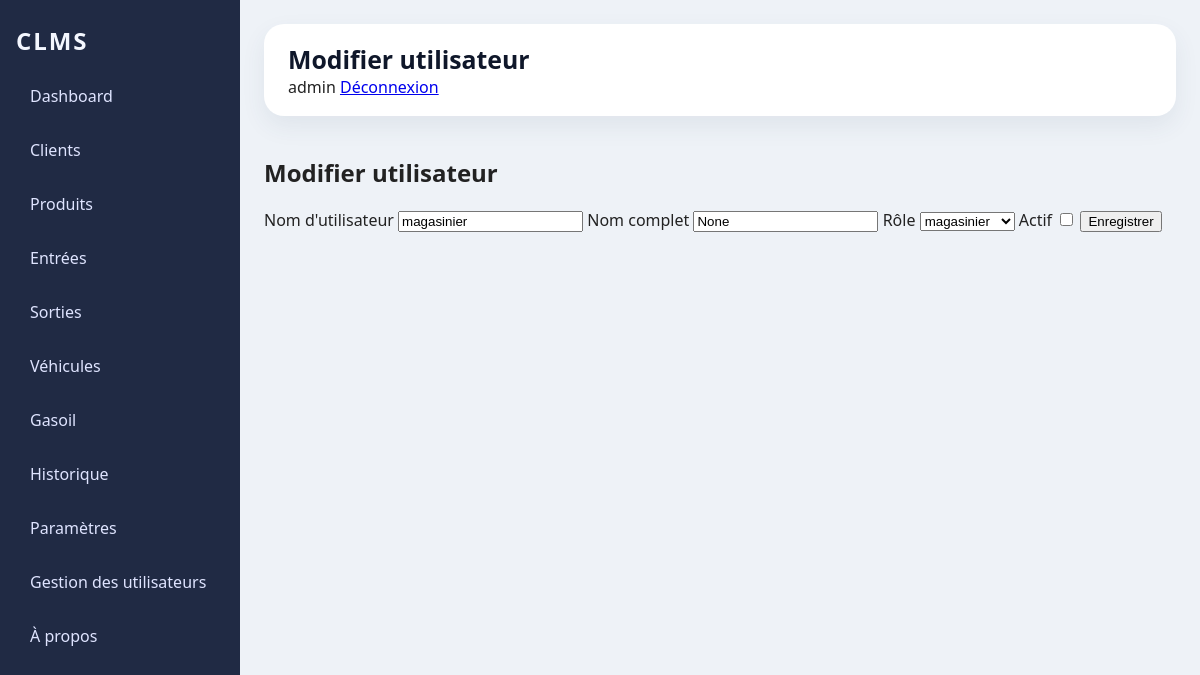
The page /users/edit/8 (signed in) on the database as committed earlier.
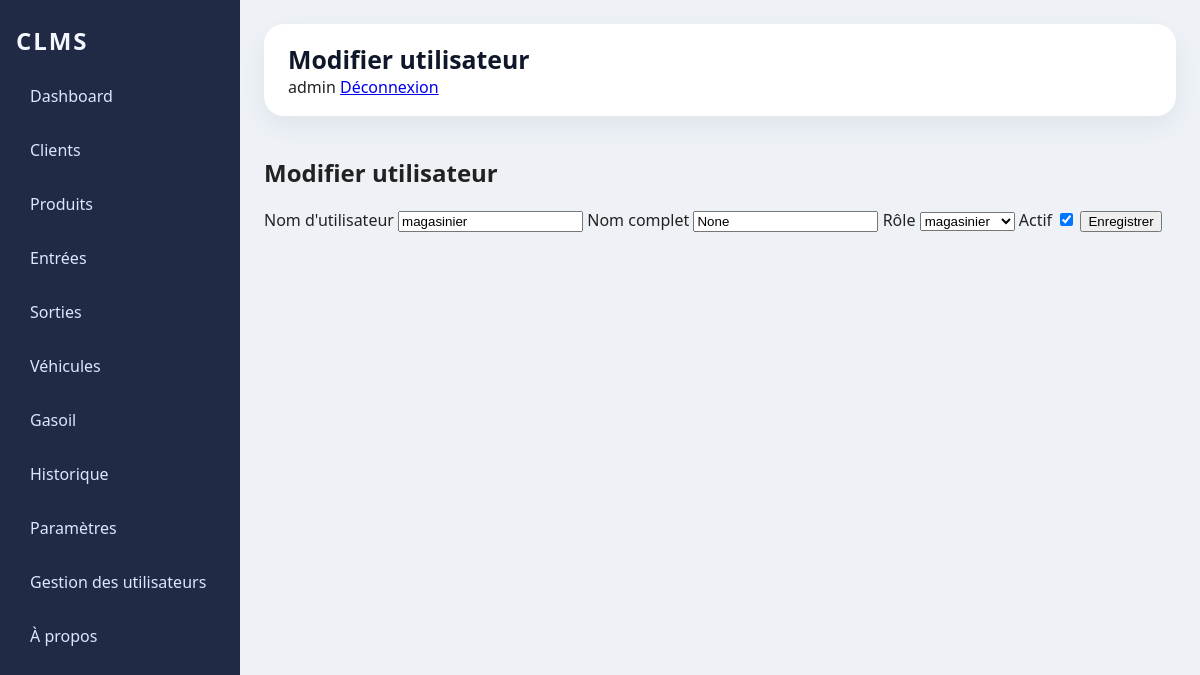
The same page on the database as committed later.
### tables this page shows
CREATE TABLE users(

                id INTEGER PRIMARY KEY AUTOINCREMENT,

                username TEXT NOT NULL UNIQUE,

                password_hash TEXT NOT NULL,

                role TEXT NOT NULL DEFAULT 'user',

                nom_complet TEXT,

                actif INTEGER NOT NULL DEFAULT 1,

                date_creation TEXT

            , password_salt TEXT);

### web_app.py (the view, shortened to what this page needs)
@app.route('/users/edit/<int:user_id>', methods=['GET', 'POST'])
@require_role('admin')
def users_edit(user_id):
    uc = UserController()
    try:
        user = uc.get_user_by_id(user_id)
        if not user:
            flash('Utilisateur introuvable.', 'error')
            return redirect(url_for('gestion_utilisateurs'))
        return render_template('_user_form.html', title='Modifier utilisateur', user=user)
    finally:
        uc.close()

### controllers/user_controller.py (called while the page is built)
    def get_user_by_id(self, user_id):
        return self.db.get_user_by_id(user_id)

    def get_user_by_username(self, username):
        return self.db.get_user_by_username(username)

    def close(self):
        try:
            if getattr(self, 'db', None):
                self.db.close()
        except Exception:
            pass

### database/database.py (called while the page is built)
    @staticmethod
    def resolve_db_path(db_path: str = "database/clms.db") -> str:
        test_db_path = os.environ.get("CLMS_TEST_DB_PATH", "").strip()
        if test_db_path:
            resolved = test_db_path
            if not os.path.isabs(resolved):
                resolved = os.path.abspath(os.path.join(os.getcwd(), resolved))
            return resolved
        if not db_path:
            db_path = "database/clms.db"
        if not os.path.isabs(db_path):
            db_path = os.path.abspath(os.path.join(os.getcwd(), db_path))
        return db_path

    def close(self):
        if self.connection:
            self.connection.close()
            print("DATABASE CLOSED")

### templates/_user_form.html (shortened to what this page needs)
{% extends 'base.html' %}
{% block content %}
<h1>{{ title }}</h1>
<form method="post">
  {% if not change_password %}
  <label>Nom d'utilisateur</label>
  {% if user %}
    <input type="text" name="username" value="{{ user.username }}" readonly>
  {% else %}
    <input type="text" name="username" required>
  {% endif %}
  <label>Nom complet</label>
  <input type="text" name="nom_complet" value="{{ user.nom_complet if user else '' }}">
  <label>Rôle</label>
  <select name="role">
    {% for r in ['admin','responsable','magasinier'] %}
      <option value="{{ r }}" {% if user and user.role==r %}selected{% endif %}>{{ r }}</option>
    {% endfor %}
  </select>
  <label>Actif</label>
  <input type="checkbox" name="actif" {% if user and user.actif %}checked{% endif %}>
  <button type="submit">Enregistrer</button>
  {% else %}
    <label>Nouveau mot de passe</label>
    <input type="password" name="password" required>
    <label>Confirmer</label>
    <input type="password" name="confirm" required>
    <button type="submit">Changer le mot de passe</button>
  {% endif %}
</form>
{% endblock %}

Rows that differ between the two databases and show on the page:
changed users "magasinier": actif "☐" → "☑"
